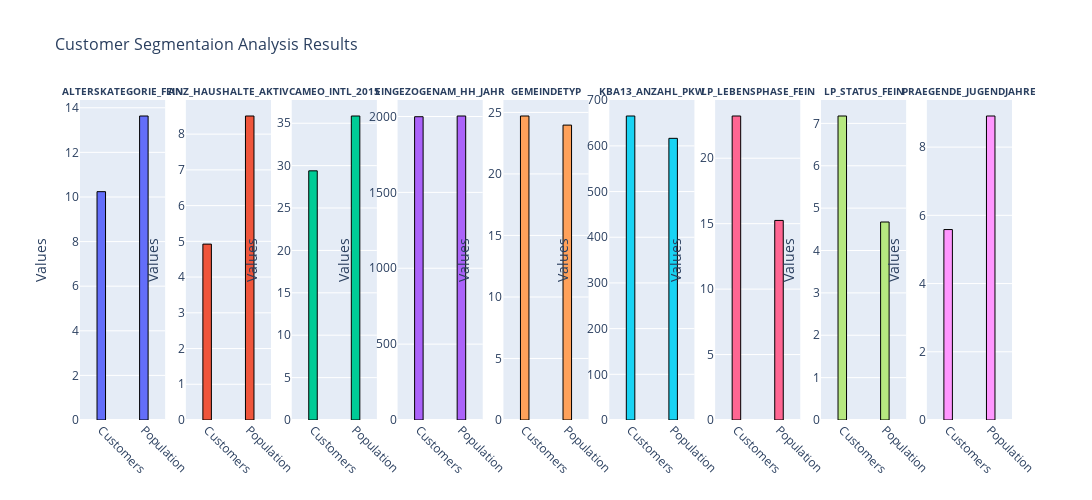

The notebook cell this image was saved under:
### Code cell
plot_segmentation_results(difference_df)

### Figure 1 — Plotly figure (JSON) as saved in the notebook; plotly's stock layout.template omitted (floating-point values rounded to 4 significant figures)
{"data": [{"marker": {"line": {"color": "black", "width": 1}}, "name": "ALTERSKATEGORIE_FEIN", "type": "bar", "width": 0.2, "x": ["Customers", "Population"], "xaxis": "x", "y": [10.24, 13.63], "yaxis": "y"}, {"marker": {"line": {"color": "black", "width": 1}}, "name": "ANZ_HAUSHALTE_AKTIV", "type": "bar", "width": 0.2, "x": ["Customers", "Population"], "xaxis": "x2", "y": [4.922, 8.508], "yaxis": "y2"}, {"marker": {"line": {"color": "black", "width": 1}}, "name": "CAMEO_INTL_2015", "type": "bar", "width": 0.2, "x": ["Customers", "Population"], "xaxis": "x3", "y": [29.39, 35.85], "yaxis": "y3"}, {"marker": {"line": {"color": "black", "width": 1}}, "name": "EINGEZOGENAM_HH_JAHR", "type": "bar", "width": 0.2, "x": ["Customers", "Population"], "xaxis": "x4", "y": [1999.0, 2003.0], "yaxis": "y4"}, {"marker": {"line": {"color": "black", "width": 1}}, "name": "GEMEINDETYP", "type": "bar", "width": 0.2, "x": ["Customers", "Population"], "xaxis": "x5", "y": [24.71, 23.97], "yaxis": "y5"}, {"marker": {"line": {"color": "black", "width": 1}}, "name": "KBA13_ANZAHL_PKW", "type": "bar", "width": 0.2, "x": ["Customers", "Population"], "xaxis": "x6", "y": [665.4, 616.5], "yaxis": "y6"}, {"marker": {"line": {"color": "black", "width": 1}}, "name": "LP_LEBENSPHASE_FEIN", "type": "bar", "width": 0.2, "x": ["Customers", "Population"], "xaxis": "x7", "y": [23.23, 15.25], "yaxis": "y7"}, {"marker": {"line": {"color": "black", "width": 1}}, "name": "LP_STATUS_FEIN", "type": "bar", "width": 0.2, "x": ["Customers", "Population"], "xaxis": "x8", "y": [7.175, 4.673], "yaxis": "y8"}, {"marker": {"line": {"color": "black", "width": 1}}, "name": "PRAEGENDE_JUGENDJAHRE", "type": "bar", "width": 0.2, "x": ["Customers", "Population"], "xaxis": "x9", "y": [5.584, 8.912], "yaxis": "y9"}], "layout": {"annotations": [{"font": {"size": 10}, "showarrow": false, "text": "<b>ALTERSKATEGORIE_FEIN</b>", "x": 0.04568, "xanchor": "center", "xref": "paper", "y": 1, "yanchor": "bottom", "yref": "paper"}, {"font": {"size": 10}, "showarrow": false, "text": "<b>ANZ_HAUSHALTE_AKTIV</b>", "x": 0.1593, "xanchor": "center", "xref": "paper", "y": 1, "yanchor": "bottom", "yref": "paper"}, {"font": {"size": 10}, "showarrow": false, "text": "<b>CAMEO_INTL_2015</b>", "x": 0.2728, "xanchor": "center", "xref": "paper", "y": 1, "yanchor": "bottom", "yref": "paper"}, {"font": {"size": 10}, "showarrow": false, "text": "<b>EINGEZOGENAM_HH_JAHR</b>", "x": 0.3864, "xanchor": "center", "xref": "paper", "y": 1, "yanchor": "bottom", "yref": "paper"}, {"font": {"size": 10}, "showarrow": false, "text": "<b>GEMEINDETYP</b>", "x": 0.5, "xanchor": "center", "xref": "paper", "y": 1, "yanchor": "bottom", "yref": "paper"}, {"font": {"size": 10}, "showarrow": false, "text": "<b>KBA13_ANZAHL_PKW</b>", "x": 0.6136, "xanchor": "center", "xref": "paper", "y": 1, "yanchor": "bottom", "yref": "paper"}, {"font": {"size": 10}, "showarrow": false, "text": "<b>LP_LEBENSPHASE_FEIN</b>", "x": 0.7272, "xanchor": "center", "xref": "paper", "y": 1, "yanchor": "bottom", "yref": "paper"}, {"font": {"size": 10}, "showarrow": false, "text": "<b>LP_STATUS_FEIN</b>", "x": 0.8407, "xanchor": "center", "xref": "paper", "y": 1, "yanchor": "bottom", "yref": "paper"}, {"font": {"size": 10}, "showarrow": false, "text": "<b>PRAEGENDE_JUGENDJAHRE</b>", "x": 0.9543, "xanchor": "center", "xref": "paper", "y": 1, "yanchor": "bottom", "yref": "paper"}], "barmode": "group", "height": 500, "showlegend": false, "title": {"font": {"size": 16}, "text": "Customer Segmentaion Analysis Results"}, "width": 1800, "xaxis": {"anchor": "y", "autorange": true, "domain": [0, 0.09136], "range": [-0.5, 1.5], "tickangle": 45, "type": "category"}, "xaxis2": {"anchor": "y2", "autorange": true, "domain": [0.1136, 0.2049], "range": [-0.5, 1.5], "tickangle": 45, "type": "category"}, "xaxis3": {"anchor": "y3", "autorange": true, "domain": [0.2272, 0.3185], "range": [-0.5, 1.5], "tickangle": 45, "type": "category"}, "xaxis4": {"anchor": "y4", "autorange": true, "domain": [0.3407, 0.4321], "range": [-0.5, 1.5], "tickangle": 45, "type": "category"}, "xaxis5": {"anchor": "y5", "autorange": true, "domain": [0.4543, 0.5457], "range": [-0.5, 1.5], "tickangle": 45, "type": "category"}, "xaxis6": {"anchor": "y6", "autorange": true, "domain": [0.5679, 0.6593], "range": [-0.5, 1.5], "tickangle": 45, "type": "category"}, "xaxis7": {"anchor": "y7", "autorange": true, "domain": [0.6815, 0.7728], "range": [-0.5, 1.5], "tickangle": 45, "type": "category"}, "xaxis8": {"anchor": "y8", "autorange": true, "domain": [0.7951, 0.8864], "range": [-0.5, 1.5], "tickangle": 45, "type": "category"}, "xaxis9": {"anchor": "y9", "autorange": true, "domain": [0.9086, 1], "range": [-0.5, 1.5], "tickangle": 45, "type": "category"}, "yaxis": {"anchor": "x", "autorange": true, "domain": [0, 1], "range": [0, 14.35], "showgrid": true, "title": {"text": "Values"}, "type": "linear"}, "yaxis2": {"anchor": "x2", "autorange": true, "domain": [0, 1], "range": [0, 8.956], "showgrid": true, "title": {"text": "Values"}, "type": "linear"}, "yaxis3": {"anchor": "x3", "autorange": true, "domain": [0, 1], "range": [0, 37.74], "showgrid": true, "title": {"text": "Values"}, "type": "linear"}, "yaxis4": {"anchor": "x4", "autorange": true, "domain": [0, 1], "range": [0, 2109.0], "showgrid": true, "title": {"text": "Values"}, "type": "linear"}, "yaxis5": {"anchor": "x5", "autorange": true, "domain": [0, 1], "range": [0, 26.01], "showgrid": true, "title": {"text": "Values"}, "type": "linear"}, "yaxis6": {"anchor": "x6", "autorange": true, "domain": [0, 1], "range": [0, 700.4], "showgrid": true, "title": {"text": "Values"}, "type": "linear"}, "yaxis7": {"anchor": "x7", "autorange": true, "domain": [0, 1], "range": [0, 24.45], "showgrid": true, "title": {"text": "Values"}, "type": "linear"}, "yaxis8": {"anchor": "x8", "autorange": true, "domain": [0, 1], "range": [0, 7.552], "showgrid": true, "title": {"text": "Values"}, "type": "linear"}, "yaxis9": {"anchor": "x9", "autorange": true, "domain": [0, 1], "range": [0, 9.381], "showgrid": true, "title": {"text": "Values"}, "type": "linear"}}}
